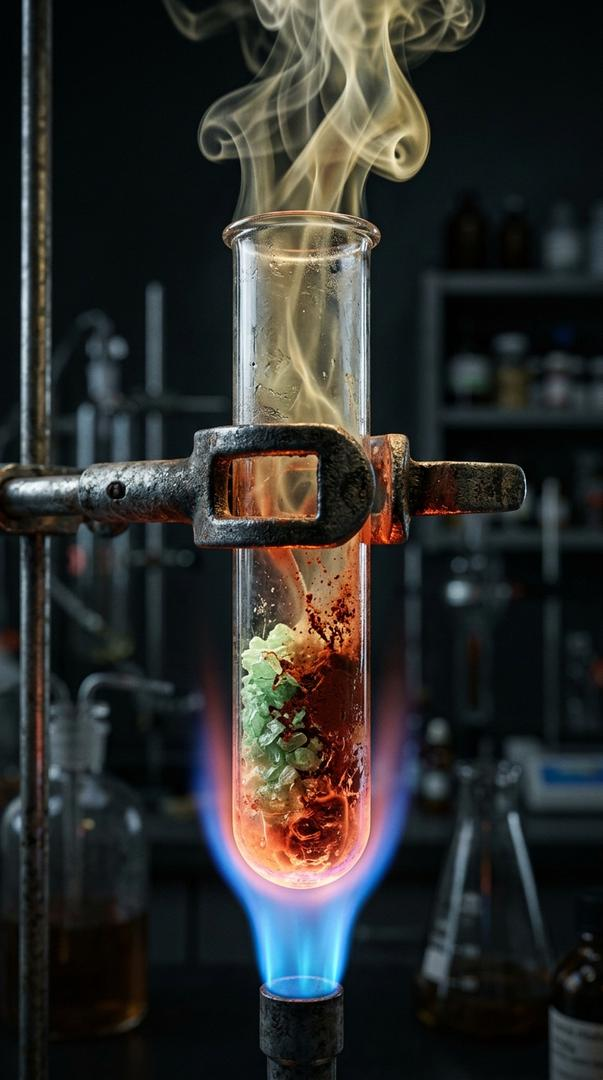
#> input picture experiments/activity_1_5_ferrous_sulphate/images/01_hook_flame.jpg, 603 x 1080 px
$ python generate_thumbnails.py
#> lines starting #> are read from the running program, lines starting #| are printed output that depends on the picture
#!/usr/bin/env python3
"""
Viral Thumbnail Generator for CBSE Class 10 Activity 1.5:
Thermal Decomposition of Ferrous Sulphate Crystals
Generates:
1. 9:16 Vertical Thumbnail (1080x1920) for YouTube Shorts feed & mobile
2. 16:9 Landscape Thumbnail (1920x1080) for desktop & search results
Ensures strict visual matching to the hook visual.
"""

from pathlib import Path
from PIL import Image, ImageDraw, ImageFont, ImageEnhance

BASE_DIR = Path(__file__).resolve().parent
IMG_DIR = BASE_DIR / "images"
OUT_DIR = BASE_DIR / "output"
OUT_DIR.mkdir(parents=True, exist_ok=True)
ARTIFACTS_DIR = Path(r"C:\Users\sunwa\.gemini\antigravity-cli\brain\af617f1a-1b38-4668-bb71-a1b954c9fee3")

def get_font(size: int, bold: bool = False):
    font_paths = [
        "C:/Windows/Fonts/segoeuib.ttf" if bold else "C:/Windows/Fonts/segoeui.ttf",
        "C:/Windows/Fonts/arialbd.ttf" if bold else "C:/Windows/Fonts/arial.ttf",
    ]
    for p in font_paths:
        if Path(p).exists():
            return ImageFont.truetype(p, size)
    return ImageFont.load_default()

def create_shorts_thumbnail():
    base = Image.open(IMG_DIR / "01_hook_flame.jpg").convert("RGBA").resize((1080, 1920), Image.Resampling.LANCZOS)
    enhancer = ImageEnhance.Contrast(base)
    base = enhancer.enhance(1.15)

    overlay = Image.new("RGBA", (1080, 1920), (0, 0, 0, 0))
#> overlay: PIL image 1080x1920 RGBA; every value is 0
    draw = ImageDraw.Draw(overlay)

    # Top dark vignette
    for y in range(480):
        alpha = int(220 * (1.0 - y / 480.0)**1.4)
        draw.line([(0, y), (1080, y)], fill=(10, 15, 26, alpha))

    # Bottom dark vignette
    for y in range(1480, 1920):
        alpha = int(230 * ((y - 1480) / 440.0)**1.2)
        draw.line([(0, y), (1080, y)], fill=(10, 15, 26, alpha))

    comp = Image.alpha_composite(base, overlay)
    hud = ImageDraw.Draw(comp)

    # Top Hook Card
    hud.rounded_rectangle([50, 110, 1030, 360], radius=28, fill=(16, 22, 36, 240), outline=(255, 82, 82, 230), width=4)
    hud.text((90, 138), "CBSE CLASS 10 • ACTIVITY 1.5", font=get_font(30, bold=True), fill=(255, 179, 0))
    hud.text((90, 185), "NEVER INHALE FROM", font=get_font(52, bold=True), fill=(255, 255, 255))
    hud.text((90, 248), "THIS TUBE?!", font=get_font(68, bold=True), fill=(255, 82, 82))

    # Floating curiosity badge
    hud.rounded_rectangle([50, 380, 560, 440], radius=16, fill=(255, 179, 0, 245))
    hud.text((70, 392), "WHY DOES GREEN TURN BROWN?!", font=get_font(26, bold=True), fill=(10, 15, 26))

    # Bottom Takeaway Card
    hud.rounded_rectangle([50, 1580, 1030, 1830], radius=28, fill=(16, 22, 36, 240), outline=(0, 229, 255, 220), width=4)
    hud.text((90, 1605), "THERMAL DECOMPOSITION REACTION", font=get_font(26, bold=True), fill=(0, 229, 255))
    hud.text((90, 1648), "Green Crystals → Red-Brown Ferric Oxide", font=get_font(38, bold=True), fill=(255, 255, 255))
    hud.text((90, 1702), "2FeSO4 → Fe2O3 + SO2 + SO3 Gases", font=get_font(30, bold=True), fill=(255, 215, 0))
    hud.text((90, 1755), "Suffocating Burning Sulfur Fumes • Board Viva #1 Question", font=get_font(22), fill=(190, 220, 240))

    out1 = OUT_DIR / "act15_thumbnail_shorts_916.jpg"
    out_art = ARTIFACTS_DIR / "act15_thumbnail_shorts_916.jpg"
    comp.convert("RGB").save(out1, quality=96)
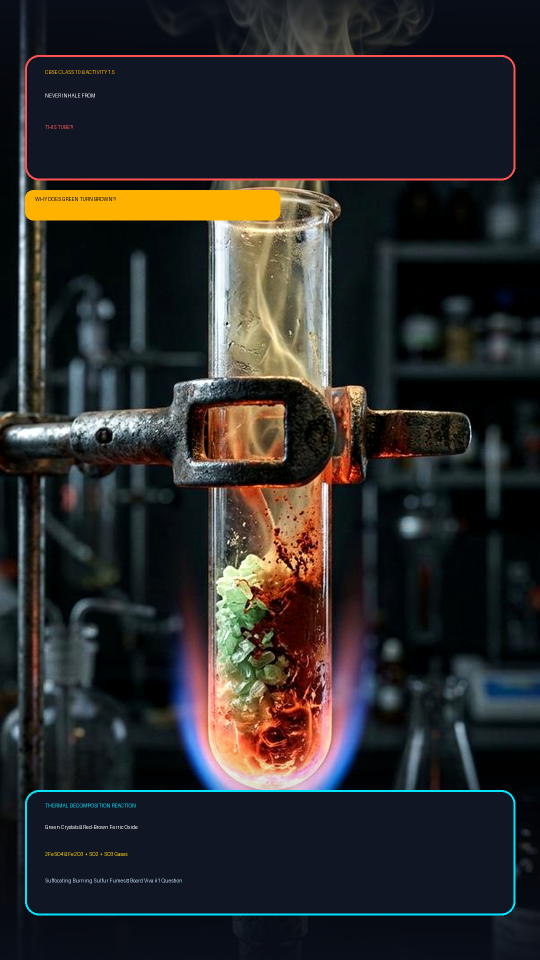
#> saved as act15_thumbnail_shorts_916.jpg: PIL image 1080x1920 RGB (shown at 1/2 size); mean R, G, B 44.4, 43.8, 43.7
    comp.convert("RGB").save(out_art, quality=96)
    print(f"Saved: {out1.name}")

def create_landscape_thumbnail():
    s1 = Image.open(IMG_DIR / "01_hook_flame.jpg").convert("RGBA")
    s4 = Image.open(IMG_DIR / "04_takeaway_wafting.jpg").convert("RGBA")
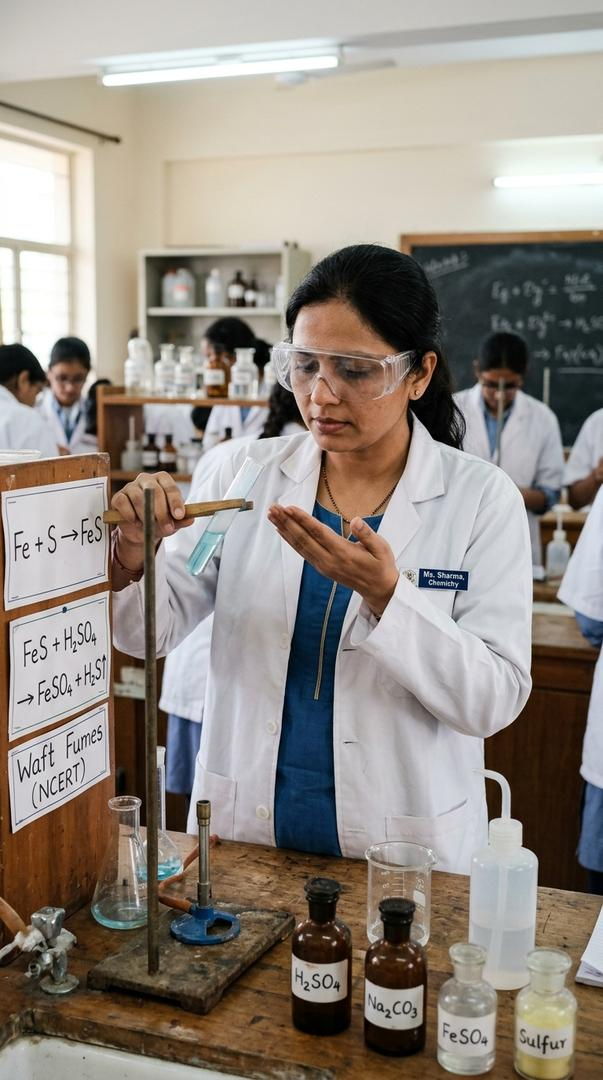
#> input picture experiments/activity_1_5_ferrous_sulphate/images/04_takeaway_wafting.jpg, 603 x 1080 px

    canvas = Image.new("RGBA", (1920, 1080), (12, 16, 26, 255))

    # Left visual: Flame & Crystal Hook
    w1, h1 = s1.size
#> w1 = 603; h1 = 1080
    crop1 = s1.crop((0, int(h1 * 0.15), w1, int(h1 * 0.85))).resize((960, 1080), Image.Resampling.LANCZOS)
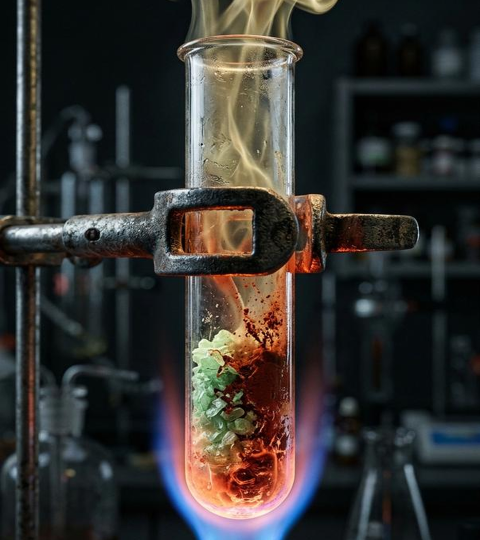
#> crop1: PIL image 960x1080 RGBA (shown at 1/2 size); mean R, G, B, A 52.7, 51, 49, 255
    canvas.paste(crop1, (0, 0))
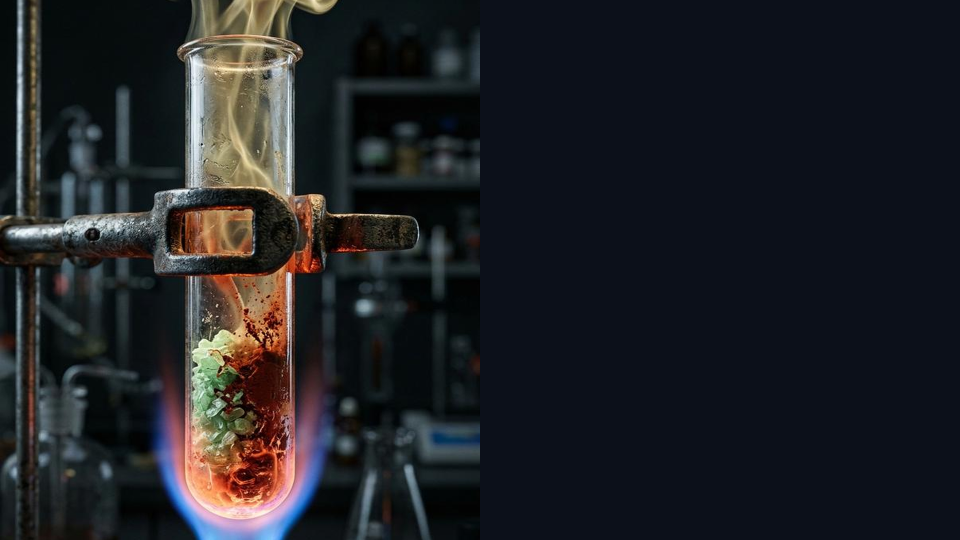
#> canvas: PIL image 1920x1080 RGBA (shown at 1/2 size); mean R, G, B, A 32.3, 33.5, 37.5, 255

    # Right visual: NCERT Safety Wafting
    w4, h4 = s4.size
#> w4 = 603; h4 = 1080
    crop4 = s4.crop((0, int(h4 * 0.15), w4, int(h4 * 0.85))).resize((960, 1080), Image.Resampling.LANCZOS)
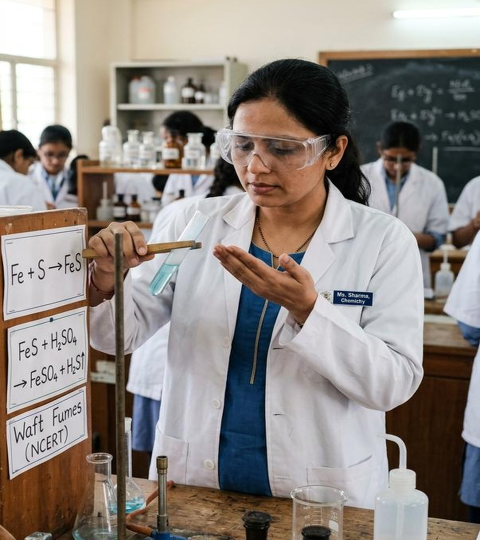
#> crop4: PIL image 960x1080 RGBA (shown at 1/2 size); mean R, G, B, A 144, 136.4, 131, 255
    canvas.paste(crop4, (960, 0))
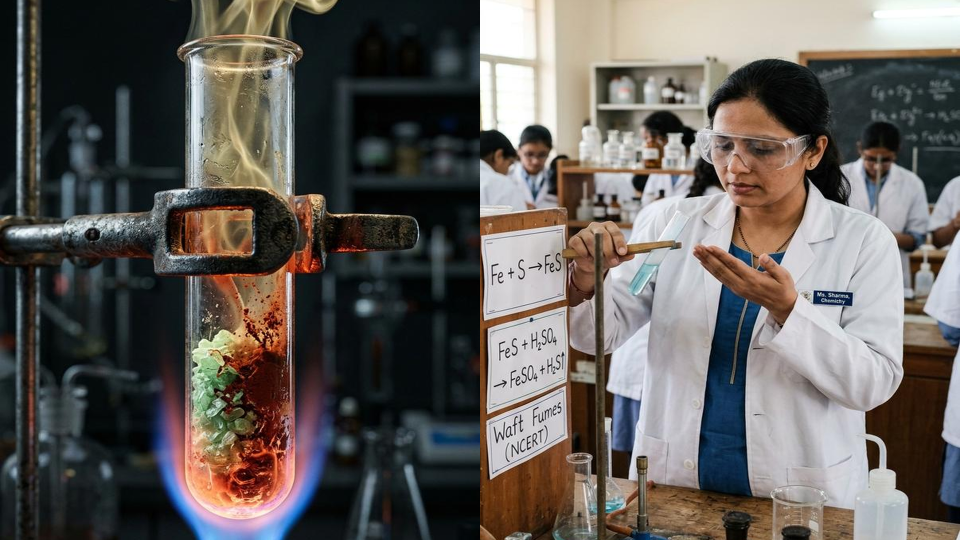
#> canvas: PIL image 1920x1080 RGBA (shown at 1/2 size); mean R, G, B, A 98.3, 93.7, 90, 255

    overlay = Image.new("RGBA", (1920, 1080), (0, 0, 0, 0))
#> overlay: PIL image 1920x1080 RGBA; every value is 0
    draw = ImageDraw.Draw(overlay)

    # Center blend line
    for x in range(920, 1000):
        alpha = int(180 * (1.0 - abs(x - 960) / 40.0))
        draw.line([(x, 0), (x, 1080)], fill=(12, 16, 26, alpha))

    # Dark header vignette
    for y in range(260):
        alpha = int(220 * (1.0 - y / 260.0)**1.3)
        draw.line([(0, y), (1920, y)], fill=(10, 15, 26, alpha))

    # Dark footer vignette
    for y in range(800, 1080):
        alpha = int(230 * ((y - 800) / 280.0)**1.2)
        draw.line([(0, y), (1920, y)], fill=(10, 15, 26, alpha))

    comp = Image.alpha_composite(canvas, overlay)
#> comp: PIL image 1920x1080 RGBA
    hud = ImageDraw.Draw(comp)

    # Top Left Badge
    hud.rounded_rectangle([60, 40, 680, 100], radius=16, fill=(255, 179, 0, 245))
    hud.text((85, 52), "CBSE CLASS 10 • ACTIVITY 1.5", font=get_font(34, bold=True), fill=(10, 15, 26))

    # Big Headline on Left
    hud.rounded_rectangle([60, 120, 940, 310], radius=24, fill=(16, 22, 36, 235), outline=(255, 82, 82, 220), width=4)
    hud.text((90, 140), "NEVER INHALE FROM", font=get_font(44, bold=True), fill=(255, 255, 255))
    hud.text((90, 195), "THIS TUBE?!", font=get_font(64, bold=True), fill=(255, 82, 82))

    # Top Right Badge
    hud.rounded_rectangle([1320, 40, 1860, 110], radius=16, fill=(255, 60, 30, 245))
    hud.text((1350, 55), "DANGER: CHOKING SULFUR GAS!", font=get_font(32, bold=True), fill=(255, 255, 255))

    # Bottom Wide Card
    hud.rounded_rectangle([60, 860, 1860, 1020], radius=24, fill=(16, 22, 36, 245), outline=(0, 229, 255, 220), width=4)
    hud.text((100, 880), "THERMAL DECOMPOSITION: HEATING FERROUS SULPHATE CRYSTALS", font=get_font(28, bold=True), fill=(0, 229, 255))
    hud.text((100, 924), "2FeSO4 → Fe2O3 (Red-Brown Solid) + SO2 + SO3 (Pungent Gases)  •  NCERT Wafting Safety", font=get_font(32, bold=True), fill=(255, 255, 255))
    hud.text((100, 975), "Class 10 Board Exam 100% Repeated Viva Questions & Practical Observations", font=get_font(22), fill=(255, 215, 0))

    out2 = OUT_DIR / "act15_thumbnail_landscape_169.jpg"
    out_art2 = ARTIFACTS_DIR / "act15_thumbnail_landscape_169.jpg"
    comp.convert("RGB").save(out2, quality=96)
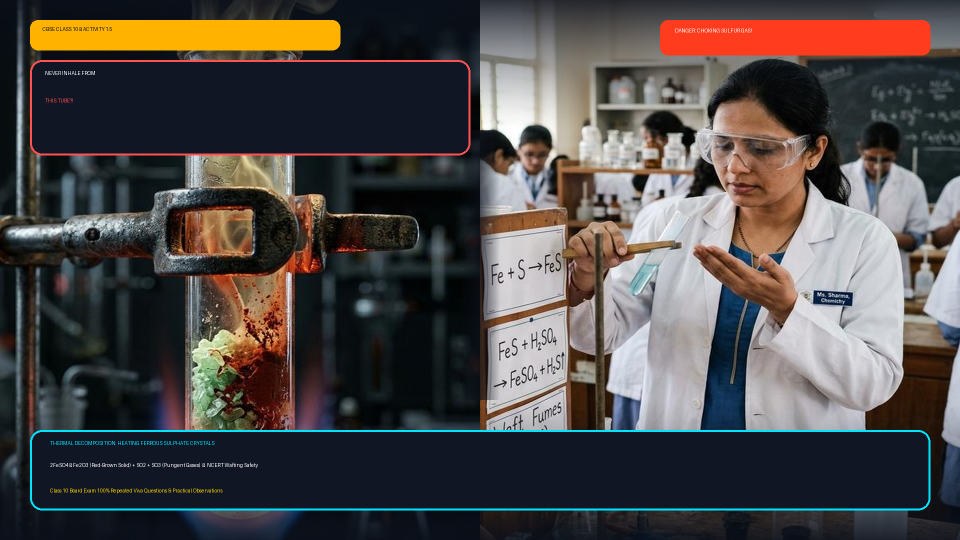
#> saved as act15_thumbnail_landscape_169.jpg: PIL image 1920x1080 RGB (shown at 1/2 size); mean R, G, B 78.7, 73.7, 72
    comp.convert("RGB").save(out_art2, quality=96)
    print(f"Saved: {out2.name}")

def main():
    print("Generating Activity 1.5 Thumbnails...")
    create_shorts_thumbnail()
    create_landscape_thumbnail()
    print("Thumbnails generated successfully!")

if __name__ == "__main__":
    main()
